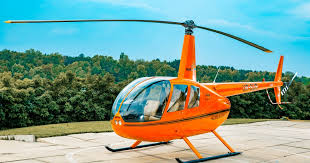
#> input picture BasicOperations/helicopter.jpg, 310 x 163 px
$ python morphological_processes.py
#> lines starting #> are read from the running program, lines starting #| are printed output that depends on the picture
import cv2
import numpy as np

img = cv2.imread("helicopter.jpg", 0)
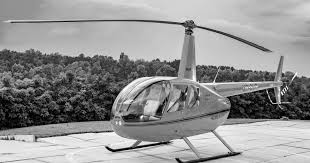
#> img: shape (163, 310); min 0, max 255, mean 147.4

kernel = np.ones((5, 5), np.uint8)

# thinning
# erosion = cv2.erode(img, kernel, iterations=1)

# thicker
# dilation = cv2.dilate(img, kernel, iterations=1)

# removes the distortions in the picture
# opening = cv2.morphologyEx(img, cv2.MORPH_OPEN, kernel)

# elimination of incompatibilities
# closing = cv2.morphologyEx(img, cv2.MORPH_CLOSE, kernel)

# the picture is drawn out and the rest of the places are left black
# gradient = cv2.morphologyEx(img, cv2.MORPH_GRADIENT, kernel)

# the object darkens and the outer parts remain white.
tophat = cv2.morphologyEx(img, cv2.MORPH_TOPHAT, kernel)
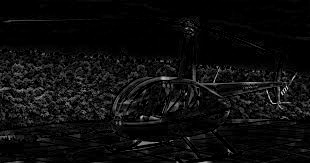
#> tophat: shape (163, 310); min 0, max 221, mean 12.8

cv2.imshow("Original", img)
# [5 lines of commented-out code are left out]
cv2.imshow("Tophat", tophat)

cv2.waitKey(0)
cv2.destroyAllWindows()

$ run again, with BasicOperations/smile.jpg copied over BasicOperations/helicopter.jpg
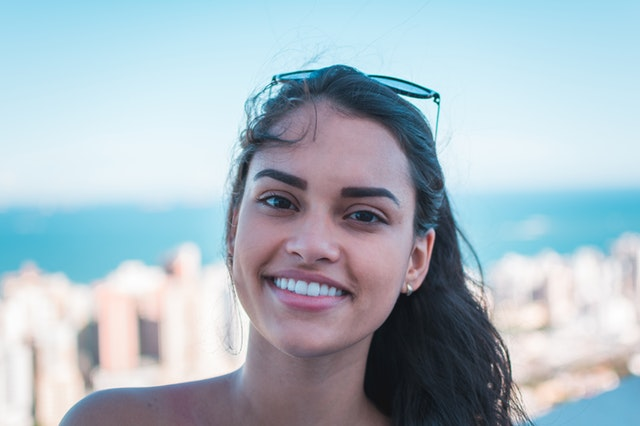
#> input picture BasicOperations/smile.jpg, 640 x 426 px
#> `img = cv2.imread("helicopter.jpg", 0)`:
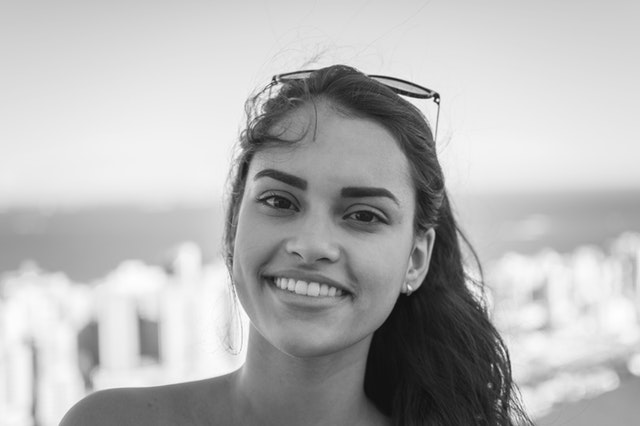
#> img: shape (426, 640); min 12, max 255, mean 181.5
#> `tophat = cv2.morphologyEx(img, cv2.MORPH_TOPHAT, kernel)`:
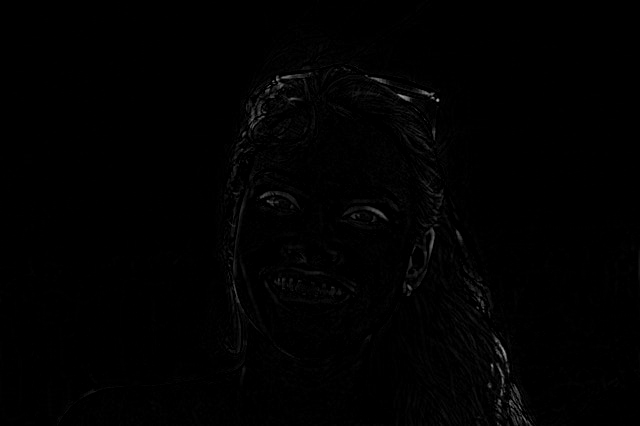
#> tophat: shape (426, 640); min 0, max 177, mean 1.5
